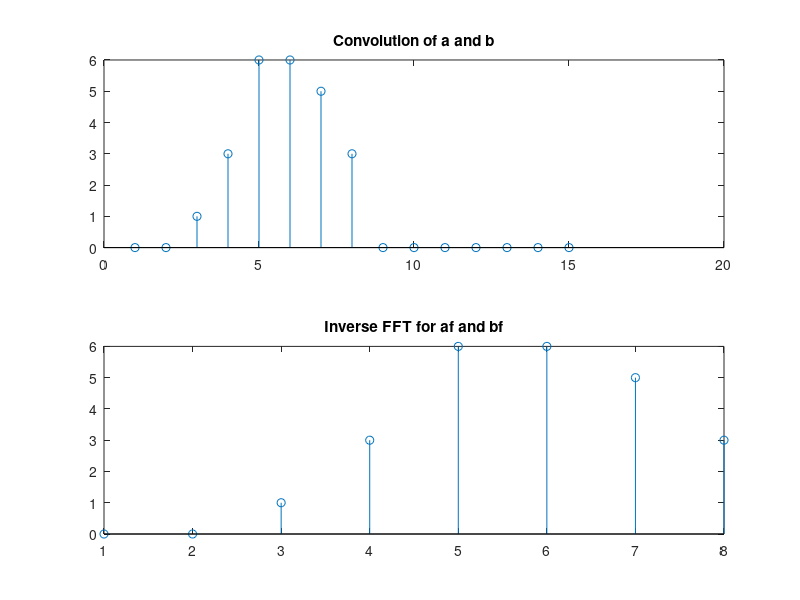

MATLAB code for this plot: (Note: this script raises an error after producing the figure.)
% Consider vectors a = [1 1 1 1 0 0 0 0] and b = [0 0 1 2 3 0 0 0]
a = [1 1 1 1 0 0 0 0]
%subplot(2,1,1)
%stem(a)
%title('Plot for Vector "a"')
b = [0 0 1 2 3 0 0 0]
%subplot(2,1,2)
%stem(b)
%title('Plot for Vector "b"')
% convolution of vectors a and b is equated to c
c = conv(a, b)
subplot(2,1,1)
stem(c)
title('Convolution of a and b')
% taking fast fourier trasnform and their absolute values for vectors a,b
af = fft(a)
fft_a = abs(af)
% subplot(2,1,1)
% stem(fft_a)
% title('Absolute value of fft(a)')
bf = fft(b)
fft_b = abs(bf)
% subplot(2,1,2)
% stem(fft_b)
% title('Absolute value of fft(b)')
% Applying inverse fft on af, bf and plotting the graph
cc = ifft(af.* bf) 
subplot(2,1,2)
stem(cc)
title('Inverse FFT for af and bf')
sgtitle('Comparison of c and cc vectors')

